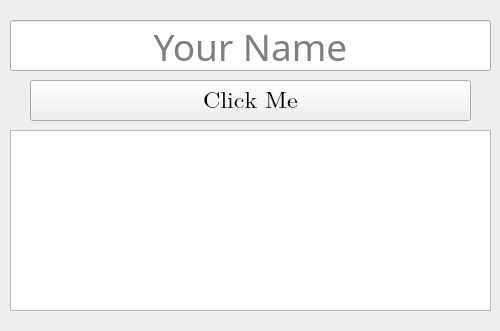
<?xml version="1.0" encoding="UTF-8"?>
<ui version="4.0">
 <class>Form</class>
 <widget class="QWidget" name="Form">
  <property name="geometry">
   <rect>
    <x>0</x>
    <y>0</y>
    <width>500</width>
    <height>331</height>
   </rect>
  </property>
  <property name="windowTitle">
   <string>Form</string>
  </property>
  <widget class="QPushButton" name="btn">
   <property name="geometry">
    <rect>
     <x>30</x>
     <y>80</y>
     <width>441</width>
     <height>41</height>
    </rect>
   </property>
   <property name="font">
    <font>
     <family>Cambria Math</family>
     <pointsize>18</pointsize>
    </font>
   </property>
   <property name="cursor">
    <cursorShape>PointingHandCursor</cursorShape>
   </property>
   <property name="mouseTracking">
    <bool>true</bool>
   </property>
   <property name="text">
    <string>Click Me</string>
   </property>
  </widget>
  <widget class="QLineEdit" name="input">
   <property name="geometry">
    <rect>
     <x>10</x>
     <y>20</y>
     <width>481</width>
     <height>51</height>
    </rect>
   </property>
   <property name="font">
    <font>
     <family>Ink Free</family>
     <pointsize>28</pointsize>
    </font>
   </property>
   <property name="toolTip">
    <string/>
   </property>
   <property name="statusTip">
    <string/>
   </property>
   <property name="text">
    <string/>
   </property>
   <property name="alignment">
    <set>Qt::AlignCenter</set>
   </property>
   <property name="placeholderText">
    <string>Your Name</string>
   </property>
   <property name="clearButtonEnabled">
    <bool>true</bool>
   </property>
  </widget>
  <widget class="QTextEdit" name="output">
   <property name="geometry">
    <rect>
     <x>10</x>
     <y>130</y>
     <width>481</width>
     <height>181</height>
    </rect>
   </property>
   <property name="font">
    <font>
     <family>MV Boli</family>
     <pointsize>28</pointsize>
     <weight>50</weight>
     <bold>false</bold>
    </font>
   </property>
   <property name="cursor" stdset="0">
    <cursorShape>ForbiddenCursor</cursorShape>
   </property>
   <property name="statusTip">
    <string>Display only...</string>
   </property>
   <property name="readOnly">
    <bool>true</bool>
   </property>
   <property name="placeholderText">
    <string/>
   </property>
  </widget>
 </widget>
 <resources/>
 <connections/>
</ui>
